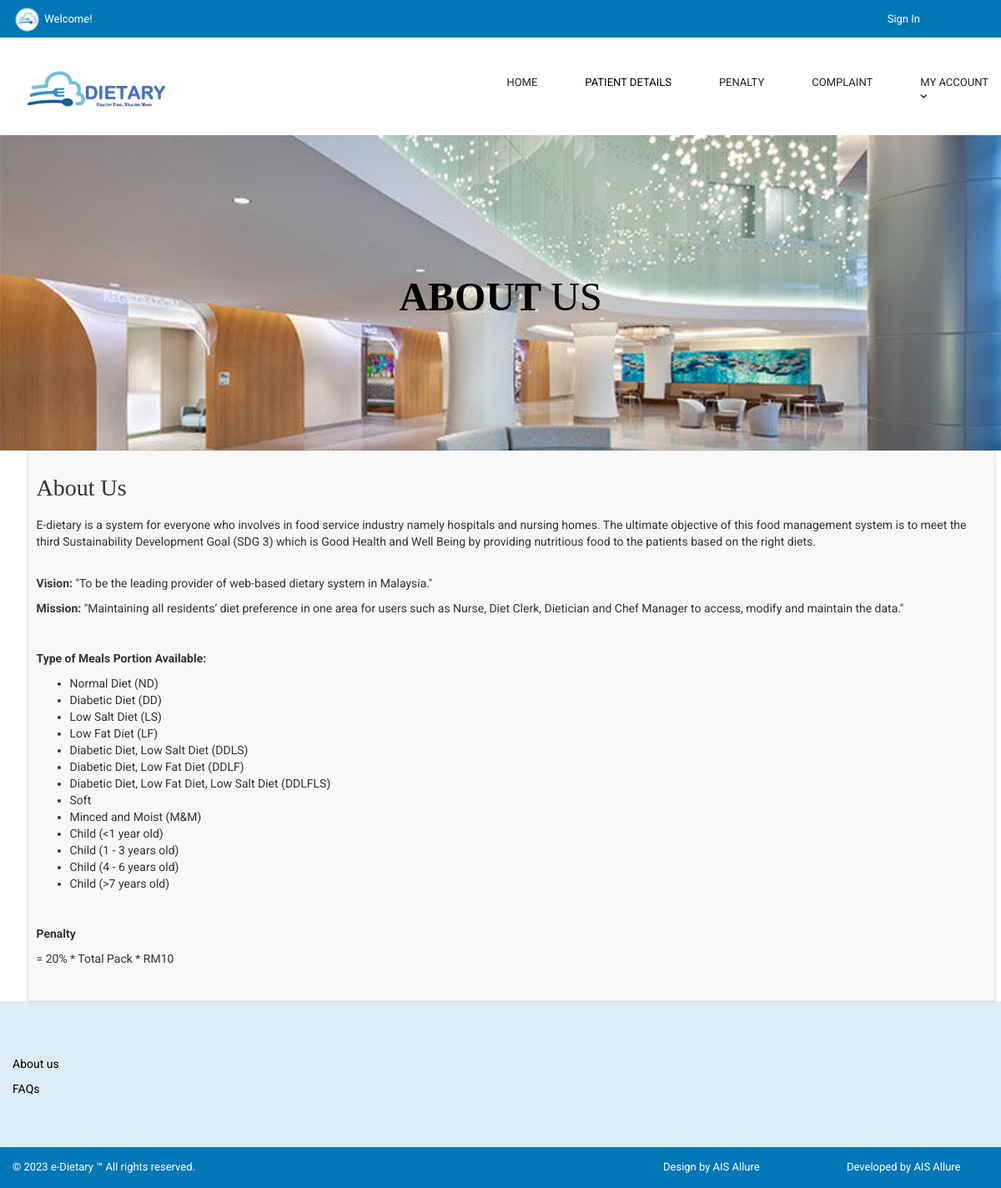
Page /about.php on the committed database.
### tables this page shows
CREATE TABLE `about_us` (
  `about_id` int(10) NOT NULL,
  `about_heading` text NOT NULL,
  `about_short_desc` text NOT NULL,
  `about_long_desc` text NOT NULL
);

### about.php (the view, shortened to what this page needs)
<?php
	include("includes/header.php");
	include("functions/functions.php");
	include("includes/main.php");
?>
	<main>
		<div class="nero">
		  <div class="nero__heading">
			<span class="nero__bold">About </span> Us
		  </div>
		</div>
	</main>
<div id="content" >
	<div class="container" >
		<div class="col-md-12" >
			<div class="box" >
<?php
	$get_about_us= "select * from about_us";
	$run_about_us = mysqli_query($con,$get_about_us);
	$row_about_us = mysqli_fetch_array($run_about_us);
	$about_heading = $row_about_us['about_heading'];
	$about_short_desc = $row_about_us['about_short_desc'];
	$about_long_desc = $row_about_us['about_long_desc'];
?>
	<h1> <?php echo $about_heading ?></h1>
		<p> <?php echo $about_short_desc ?>
		<br>
			<p> <?php echo $about_long_desc ?>
			<br>
			</div>
		</div>
	</div>
</div>
<?php
	include("includes/footer.php");
?>
<html>
	<body>
	</body>
</html>

### styles/backend.css (style rules this page uses)
html { font-family: "Roboto", Helvetica, Arial, sans-serif; line-height: 1.15; -ms-text-size-adjust: 100%; -webkit-text-size-adjust: 100% }
body { margin: 0 }
h1 { font-size: 2em; margin: .67em 0 }
figcaption, figure, main { display: block }
b, strong { font-weight: inherit; font-weight: bolder }
html { box-sizing: border-box }
body { min-width: 1190px; font-family: Montserrat, sans-serif; font-weight: 400; background-color: white; }
.container { width: 1170px; margin: 0 auto }
.nero { padding-top: 160px; padding-bottom: 140px; font-family: 'Lucida Handwriting', cursive; text-align: center; text-transform: uppercase; color: black; background: #0077b6 url("../images/banner.jpg") no-repeat; background-size: cover; background-position: center; }
.nero__heading { font-size: 48px; }
.nero__bold { font-weight: 700; }

### styles/style.css (style rules this page uses)
body { font-family: "Roboto", Helvetica, Arial, sans-serif; font-size: 14px; line-height: 1.42857143; color: #333333; background-color: white; overflow-x: hidden; }
.box { background: #f8f8f8; margin: 0 auto; border: solid 1px #e6e6e6; box-sizing: border-box; padding:10px; box-shadow: 0 1px 5px rgba(0, 0, 0, 0.1); }
#content { padding-left:25px; }

### rows in the picture
about_us: about_heading "About Us", about_short_desc "E-dietary is a system for everyone who involves in food service industry namely hospitals and nursing homes. The ultimate objective of this food management system is to meet the third Sustainability Development Goal (SDG 3) which is Good Health and Well Being by providing nutritious food to the patients based on the right diets. Vision: \"To be the leading provider of web-based dietary system in Malaysia.\" Mission: \"Maintaining all residents’ diet preference in one area for users such as Nurse, Diet Clerk, Dietician and Chef Manager to access, modify and maintain the data.\"", about_long_desc "Type of Meals Portion Available: Normal Diet (ND) Diabetic Diet (DD) Low Salt Diet (LS) Low Fat Diet (LF) Diabetic Diet, Low Salt Diet (DDLS) Diabetic Diet, Low Fat Diet (DDLF) Diabetic Diet, Low Fat Diet, Low Salt Diet (DDLFLS) Soft Minced and Moist (M&M) Child (<1 year old) Child (1 - 3 years old) Child (4 - 6 years old) Child (>7 years old) Penalty = 20% * Total Pack * RM10"
